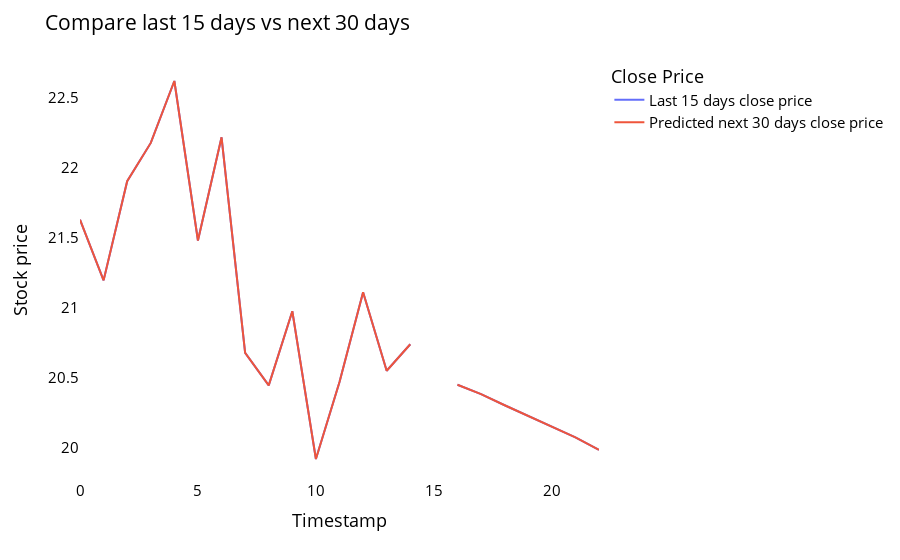

The code cell stored with this chart in its notebook:
### Code cell
temp_mat = np.empty((len(last_days)+pred_days+1,1))
temp_mat[:] = np.nan
temp_mat = temp_mat.reshape(1,-1).tolist()[0]

last_original_days_value = temp_mat
next_predicted_days_value = temp_mat

last_original_days_value[0:time_step+1] = scaler.inverse_transform(closedf[len(closedf)-time_step:]).reshape(1,-1).tolist()[0]
next_predicted_days_value[time_step+1:] = scaler.inverse_transform(np.array(lst_output).reshape(-1,1)).reshape(1,-1).tolist()[0]

new_pred_plot = pd.DataFrame({
    'last_original_days_value':last_original_days_value,
    'next_predicted_days_value':next_predicted_days_value
})

names = cycle(['Last 15 days close price','Predicted next 30 days close price'])

fig = px.line(new_pred_plot,x=new_pred_plot.index, y=[new_pred_plot['last_original_days_value'],
                                                      new_pred_plot['next_predicted_days_value']],
              labels={'value': 'Stock price','index': 'Timestamp'})
fig.update_layout(title_text='Compare last 15 days vs next 30 days',
                  plot_bgcolor='white', font_size=15, font_color='black',legend_title_text='Close Price')

fig.for_each_trace(lambda t:  t.update(name = next(names)))
fig.update_xaxes(showgrid=False)
fig.update_yaxes(showgrid=False)
fig.show()
fbitfile= open("sol.txt", "wb")
pickle.dump((next_predicted_days_value),fbitfile)
fbitfile.close()

### Figure 1 — Plotly figure (JSON) as saved in the notebook; plotly's stock layout.template omitted (floating-point values rounded to 4 significant figures)
{"data": [{"hovertemplate": "variable=last_original_days_value<br>Timestamp=%{x}<br>Stock price=%{y}<extra></extra>", "legendgroup": "last_original_days_value", "line": {"color": "#636efa", "dash": "solid"}, "marker": {"symbol": "circle"}, "mode": "lines", "name": "Last 15 days close price", "orientation": "v", "showlegend": true, "type": "scatter", "x": [0, 1, 2, 3, 4, 5, 6, 7, 8, 9, 10, 11, 12, 13, 14, 15, 16, 17, 18, 19, 20, 21, 22], "xaxis": "x", "y": [21.63, 21.2, 21.9, 22.18, 22.62, 21.48, 22.22, 20.68, 20.45, 20.98, 19.92, 20.47, 21.11, 20.55, 20.74, null, 20.45, 20.38, 20.31, 20.23, 20.15, 20.08, 19.99], "yaxis": "y"}, {"hovertemplate": "variable=next_predicted_days_value<br>Timestamp=%{x}<br>Stock price=%{y}<extra></extra>", "legendgroup": "next_predicted_days_value", "line": {"color": "#EF553B", "dash": "solid"}, "marker": {"symbol": "circle"}, "mode": "lines", "name": "Predicted next 30 days close price", "orientation": "v", "showlegend": true, "type": "scatter", "x": [0, 1, 2, 3, 4, 5, 6, 7, 8, 9, 10, 11, 12, 13, 14, 15, 16, 17, 18, 19, 20, 21, 22], "xaxis": "x", "y": [21.63, 21.2, 21.9, 22.18, 22.62, 21.48, 22.22, 20.68, 20.45, 20.98, 19.92, 20.47, 21.11, 20.55, 20.74, null, 20.45, 20.38, 20.31, 20.23, 20.15, 20.08, 19.99], "yaxis": "y"}], "layout": {"font": {"color": "black", "size": 15}, "legend": {"title": {"text": "Close Price"}, "tracegroupgap": 0}, "margin": {"t": 60}, "plot_bgcolor": "white", "title": {"text": "Compare last 15 days vs next 30 days"}, "xaxis": {"anchor": "y", "domain": [0, 1], "showgrid": false, "title": {"text": "Timestamp"}}, "yaxis": {"anchor": "x", "domain": [0, 1], "showgrid": false, "title": {"text": "Stock price"}}}}
